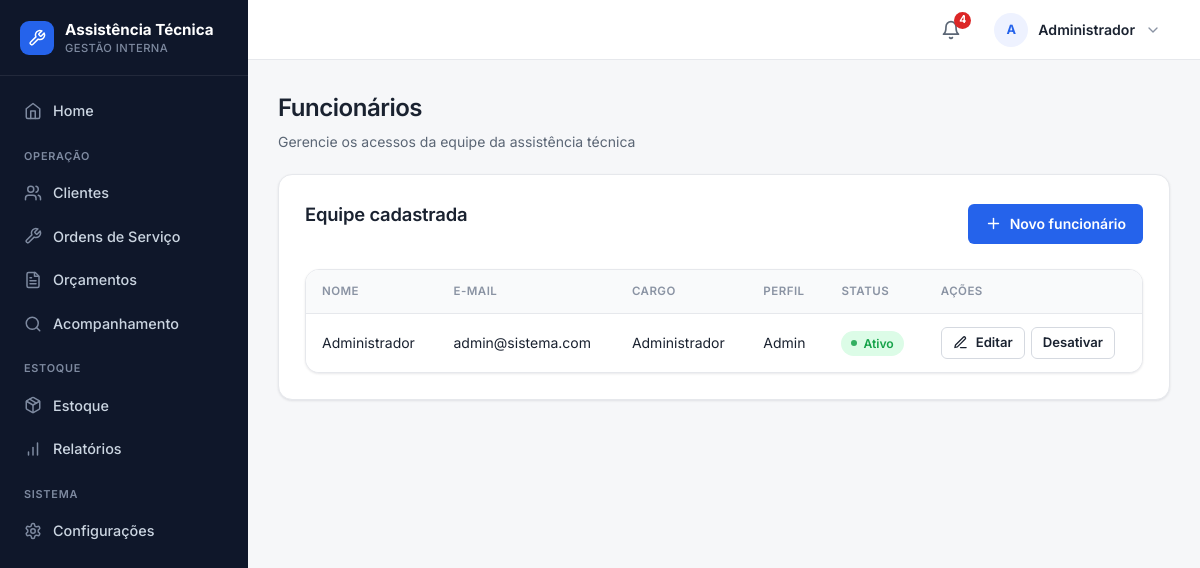
Before: /funcionarios (signed in) with the older database file.
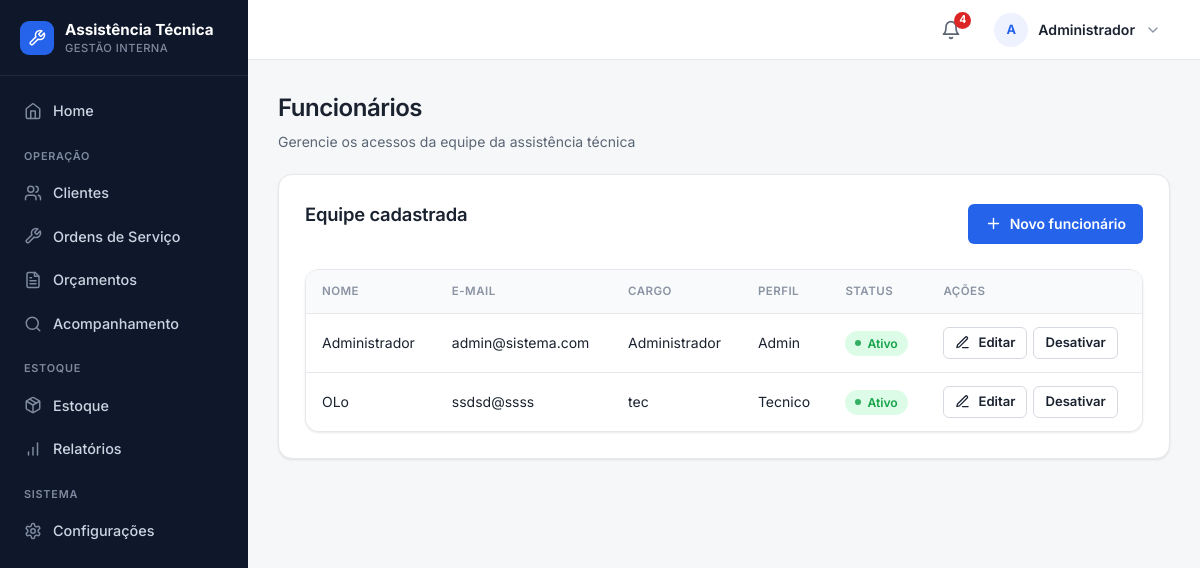
After: the same page with the newer database file.
### tables this page shows
CREATE TABLE funcionarios (
    id INTEGER PRIMARY KEY AUTOINCREMENT,
    nome TEXT NOT NULL,
    email TEXT NOT NULL UNIQUE,
    senha TEXT NOT NULL,
    cargo TEXT
, ativo INTEGER NOT NULL DEFAULT 1, perfil TEXT NOT NULL DEFAULT 'funcionario');

### routes/funcionarios.py (the view)
@funcionarios_bp.route("/funcionarios")
def listar_funcionarios():
    conexao = conectar()
    funcionarios = conexao.execute("""
        SELECT id, nome, email, cargo, ativo, perfil
        FROM funcionarios
        ORDER BY nome
    """).fetchall()
    conexao.close()
    return render_template("funcionarios_lista.html", funcionarios=funcionarios)

### app.py (called while the page is built)
@app.context_processor
def injetar_alertas_estoque():
    if "funcionario_id" not in session:
        return {"alerta_estoque_baixo": 0}
    conexao = conectar()
    total = conexao.execute(
        "SELECT COUNT(*) FROM pecas WHERE quantidade <= estoque_minimo"
    ).fetchone()[0]
    conexao.close()
    return {"alerta_estoque_baixo": total}

### database.py (called while the page is built)
def _coluna_existe(conexao, tabela, coluna):
    colunas = conexao.execute(f"PRAGMA table_info({tabela})").fetchall()
    return any(item["name"] == coluna for item in colunas)

def conectar():
    conexao = sqlite3.connect("database/sistema.db")
    conexao.row_factory = sqlite3.Row
    conexao.execute("PRAGMA foreign_keys = ON")
    _garantir_schema(conexao)
    return conexao

### templates/funcionarios_lista.html (shortened to what this page needs)
{% extends "base.html" %}
{% import 'partials/_icons.html' as icons %}
{% block conteudo %}
<div class="page-head">
    <h1>Funcionários</h1>
    <p>Gerencie os acessos da equipe da assistência técnica</p>
</div>
<div class="container">
    <div class="topo">
        <h2>Equipe cadastrada</h2>
        <div class="acoes-topo">
            <a href="{{ url_for('funcionarios.cadastrar_funcionario') }}" class="btn">
                {{ icons.icon('plus', 17) }} Novo funcionário
            </a>
        </div>
    </div>
    <div class="tabela-wrapper">
    <table>
        <thead>
            <tr>
                <th>Nome</th>
                <th>E-mail</th>
                <th>Cargo</th>
                <th>Perfil</th>
                <th>Status</th>
                <th>Ações</th>
            </tr>
        </thead>
        <tbody>
            {% for f in funcionarios %}
            <tr>
                <td>{{ f['nome'] }}</td>
                <td>{{ f['email'] }}</td>
                <td>{{ f['cargo'] or "—" }}</td>
                <td>{{ (f['perfil'] or 'funcionario')|capitalize }}</td>
                <td>
                    {% if f['ativo'] %}
                        <span class="status aprovado">Ativo</span>
                    {% else %}
                        <span class="status recusado">Inativo</span>
                    {% endif %}
                </td>
                <td>
                    <div class="acoes-celula">
                        <a href="{{ url_for('funcionarios.pagina_editar_funcionario', id=f['id']) }}"
                           class="editar btn--sm">{{ icons.icon('pencil', 15) }} Editar</a>
                        <form action="{{ url_for('funcionarios.alternar_status_funcionario', id=f['id']) }}"
                              method="POST" class="acoes-form">
                            <button type="submit" class="btn--secondary btn--sm">
                                {% if f['ativo'] %}Desativar{% else %}Ativar{% endif %}
                            </button>
                        </form>
                    </div>
                </td>
            </tr>
            {% endfor %}
        </tbody>
    </table>
    </div>
</div>
{% endblock %}

### templates/base.html (shortened to what this page needs)
<!DOCTYPE html>
<html lang="pt-BR">
<head>
    <link rel="stylesheet" href="{{ url_for('static', filename='css/global.css') }}">
    <link rel="stylesheet" href="{{ url_for('static', filename='css/layout.css') }}">
</head>
<body>
<div class="app-shell">
    {% include 'partials/_sidebar.html' %}
    <div class="app-main">
        {% include 'partials/_navbar.html' %}
        <main>
            {% block conteudo %}{% endblock %}
        </main>
    </div>
</div>
</body>
</html>

### templates/partials/_sidebar.html
{% import 'partials/_icons.html' as icons %}
<aside class="sidebar">
    <div class="sidebar-topo">
        <span class="sidebar-logo">{{ icons.icon('wrench', 18) }}</span>
        <a href="{{ url_for('home.home') }}" class="marca">
            Assistência Técnica
            <small>Gestão Interna</small>
        </a>
    </div>
    <nav class="sidebar-nav" aria-label="Navegação principal">
        <a href="{{ url_for('home.home') }}" class="{{ 'ativo' if request.path == '/' else '' }}">
            {{ icons.icon('home', 18) }} Home
        </a>
        <div class="sidebar-grupo-titulo">Operação</div>
        <a href="{{ url_for('cadastro.listar_cadastros') }}" class="{{ 'ativo' if request.path.startswith('/cadastro') or request.path.startswith('/clientes') else '' }}">
            {{ icons.icon('users', 18) }} Clientes
        </a>
        <a href="{{ url_for('ordem_servico.listar_ordens') }}" class="{{ 'ativo' if request.path.startswith('/ordem-servico') else '' }}">
            {{ icons.icon('wrench', 18) }} Ordens de Serviço
        </a>
        <a href="{{ url_for('orcamento.pagina_orcamento') }}" class="{{ 'ativo' if request.path.startswith('/orcamento') else '' }}">
            {{ icons.icon('file-text', 18) }} Orçamentos
        </a>
        <a href="{{ url_for('acompanhamento.pagina_acompanhamento') }}" target="_blank" rel="noopener" class="{{ 'ativo' if request.path.startswith('/acompanhamento') else '' }}">
            {{ icons.icon('search', 18) }} Acompanhamento
        </a>
        <div class="sidebar-grupo-titulo">Estoque</div>
        <a href="{{ url_for('estoque.listar_estoque') }}" class="{{ 'ativo' if request.path.startswith('/estoque') else '' }}">
            {{ icons.icon('package', 18) }} Estoque
        </a>
        <a href="{{ url_for('estoque.gerar_relatorio_pdf') }}">
            {{ icons.icon('bar-chart', 18) }} Relatórios
        </a>
        <div class="sidebar-grupo-titulo">Sistema</div>
        <a href="{{ url_for('funcionarios.configuracoes') }}" class="{{ 'ativo' if request.path.startswith('/configuracoes') else '' }}">
            {{ icons.icon('settings', 18) }} Configurações
        </a>
    </nav>
</aside>

### templates/partials/_navbar.html (shortened to what this page needs)
{% import 'partials/_icons.html' as icons %}
{% set nome_usuario = session.get("funcionario_nome") or "Usuário" %}
{% set partes_nome = nome_usuario.split() %}
{% set iniciais = (partes_nome[0][0] ~ (partes_nome[1][0] if partes_nome|length > 1 else "")) if partes_nome else "U" %}
<nav class="navbar">
    <a href="{{ url_for('estoque.listar_estoque') }}" class="navbar-sino"
       title="{{ alerta_estoque_baixo }} peça(s) com estoque baixo"
       aria-label="Estoque baixo: {{ alerta_estoque_baixo }}">
        {% if alerta_estoque_baixo and alerta_estoque_baixo > 0 %}
        <span class="navbar-badge">{{ alerta_estoque_baixo }}</span>
        {% endif %}
    </a>
    <details class="user-menu">
        <summary>
            <span class="avatar">{{ iniciais }}</span>
            <span class="user-nome">{{ nome_usuario }}</span>
            <span class="seta">{{ icons.icon('chevron-down', 16) }}</span>
        </summary>
    </details>
</nav>

### templates/partials/_flash.html (shortened to what this page needs)
{% import 'partials/_icons.html' as icons %}

### static/css/global.css (style rules this page uses)
:root { --bg: #f6f7f9; --surface: #ffffff; --surface-2: #f9fafb; --border: #e6e8ec; --border-strong: #d5d9e0; --ink: #1a2230; --muted: #5b6675; --subtle: #8a93a3; --primary: #2563eb; --primary-hover: #1d4ed8; --primary-soft: #eef2ff; --success: #16a34a; --success-soft: #dcfce7; --warning: #d97706; --warning-soft: #fef3c7; --danger: #dc2626; --danger-hover: #b91c1c; --danger-soft: #fee2e2; --sidebar: #0f172a; --sidebar-ink: #cbd5e1; --sidebar-muted: #7e8aa0; --s-1: 4px; --s-2: 8px; --s-3: 12px; --s-4: 16px; --s-5: 20px; --s-6: 24px; --s-8: 32px; --r-sm: 6px; --r-md: 10px; --r-lg: 14px; --r-pill: 999px; --shadow-sm: 0 1px 2px rgba(16, 24, 40, 0.04), 0 1px 3px rgba(16, 24, 40, 0.06); --shadow-md: 0 4px 12px rgba(16, 24, 40, 0.08); --azul-900: #0f172a; --azul-800: #1e293b; --azul-700: #2563eb; --azul-600: #2563eb; --azul-500: #2563eb; --azul-100: #eef2ff; --azul-50: #f9fafb; --branco: #ffffff; --cinza-900: #1a2230; --cinza-700: #5b6675; --cinza-500: #8a93a3; --cinza-200: #e6e8ec; --cinza-100: #f1f3f6; --verde-100: #dcfce7; --verde-700: #166534; --amarelo-100: #fef3c7; --amarelo-700: #92400e; --vermelho-100: #fee2e2; --vermelho-700: #991b1b; --sombra: var(--shadow-sm); --raio: var(--r-md); }
* { box-sizing: border-box; }
body { min-height: 100vh; margin: 0; font-family: "Inter", -apple-system, BlinkMacSystemFont, "Segoe UI", Roboto, Arial, sans-serif; font-size: 14px; line-height: 1.5; color: var(--ink); background: var(--bg); -webkit-font-smoothing: antialiased; text-rendering: optimizeLegibility; }
main { width: min(1240px, calc(100% - 32px)); margin: 32px auto; }
h1, h2, h3, h4 { color: var(--ink); font-weight: 600; letter-spacing: -0.01em; }
h2 { margin: 0 0 18px; font-size: 1.15rem; }
a { color: var(--primary); text-decoration: none; }
.container, .card { background: var(--surface); border: 1px solid var(--border); border-radius: var(--r-lg); box-shadow: var(--shadow-sm); }
.container { padding: clamp(18px, 3vw, 26px); }
.topo { display: flex; justify-content: space-between; align-items: center; gap: 16px; margin-bottom: 22px; }
.acoes-topo, .botoes, .form-botao { display: flex; flex-wrap: wrap; gap: 10px; align-items: center; }
.btn, button, .voltar, .editar, .excluir { display: inline-flex; align-items: center; justify-content: center; gap: 8px; min-height: 40px; padding: 9px 16px; border: 1px solid transparent; border-radius: var(--r-sm); color: #fff; background: var(--primary); text-decoration: none; font: inherit; font-weight: 600; line-height: 1; cursor: pointer; white-space: nowrap; transition: background-color 0.15s ease, border-color 0.15s ease, box-shadow 0.15s ease, color 0.15s ease; }
.btn--secondary, .btn-home, .voltar, .editar { background: var(--surface); color: var(--ink); border-color: var(--border-strong); }
.btn--sm { min-height: 32px; padding: 6px 11px; font-size: 0.82rem; }
form { margin: 0 0 24px; }
.tabela-wrapper { width: 100%; overflow-x: auto; border: 1px solid var(--border); border-radius: var(--r-lg); box-shadow: var(--shadow-sm); background: var(--surface); }
table { width: 100%; margin-top: 0; border-collapse: separate; border-spacing: 0; background: var(--surface); border: 1px solid var(--border); border-radius: var(--r-lg); overflow: hidden; }
.tabela-wrapper table { border: 0; border-radius: 0; box-shadow: none; }
th, td { padding: 13px 16px; text-align: left; vertical-align: middle; border-bottom: 1px solid var(--border); }
th { color: var(--subtle); background: var(--surface-2); font-size: 0.72rem; font-weight: 600; text-transform: uppercase; letter-spacing: 0.04em; white-space: nowrap; }
td { color: var(--ink); }
tbody tr { transition: background-color 0.12s ease; }
tbody tr:last-child td { border-bottom: 0; }
.acoes-form { display: inline-flex; margin: 0; }
.acoes-celula { display: inline-flex; flex-wrap: wrap; gap: 6px; align-items: center; }
.status { display: inline-flex; align-items: center; gap: 6px; padding: 4px 10px; border-radius: var(--r-pill); font-size: 0.76rem; font-weight: 600; line-height: 1.4; white-space: nowrap; }
.status::before { content: ""; width: 6px; height: 6px; border-radius: 50%; background: currentColor; opacity: 0.85; }
.aprovado { background: var(--success-soft); color: var(--success); }

Changed rows visible on the page:
added funcionarios: nome "OLo", email "ssdsd@ssss", cargo "tec", perfil "Tecnico", ativo "Ativo", {{ tamanho }} 15 (drawn)
